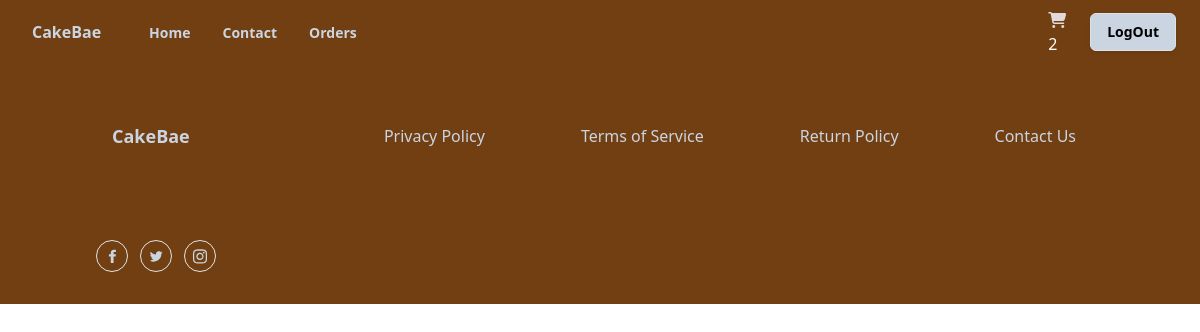
Before: /orders/summary/ (signed in) with the older database file.
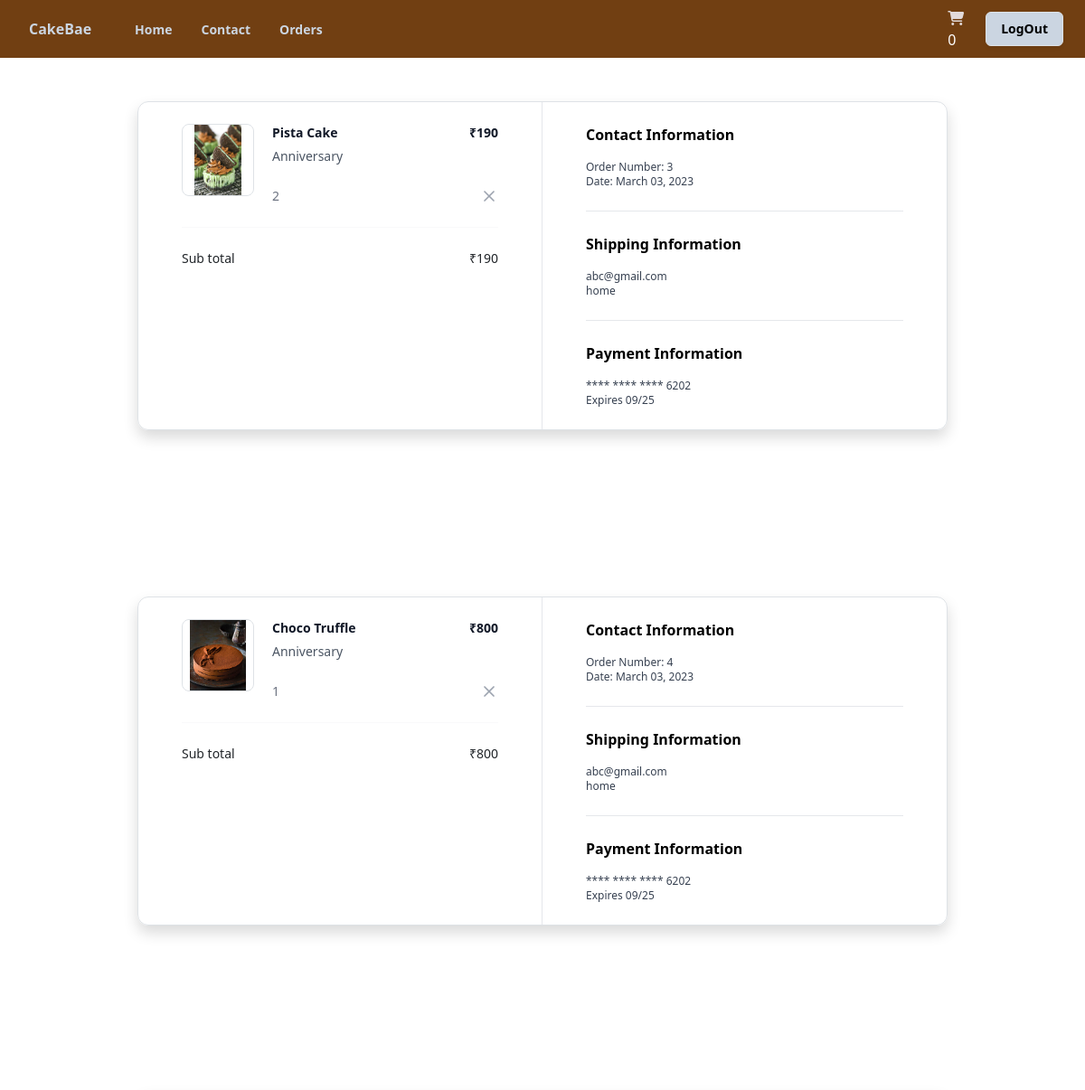
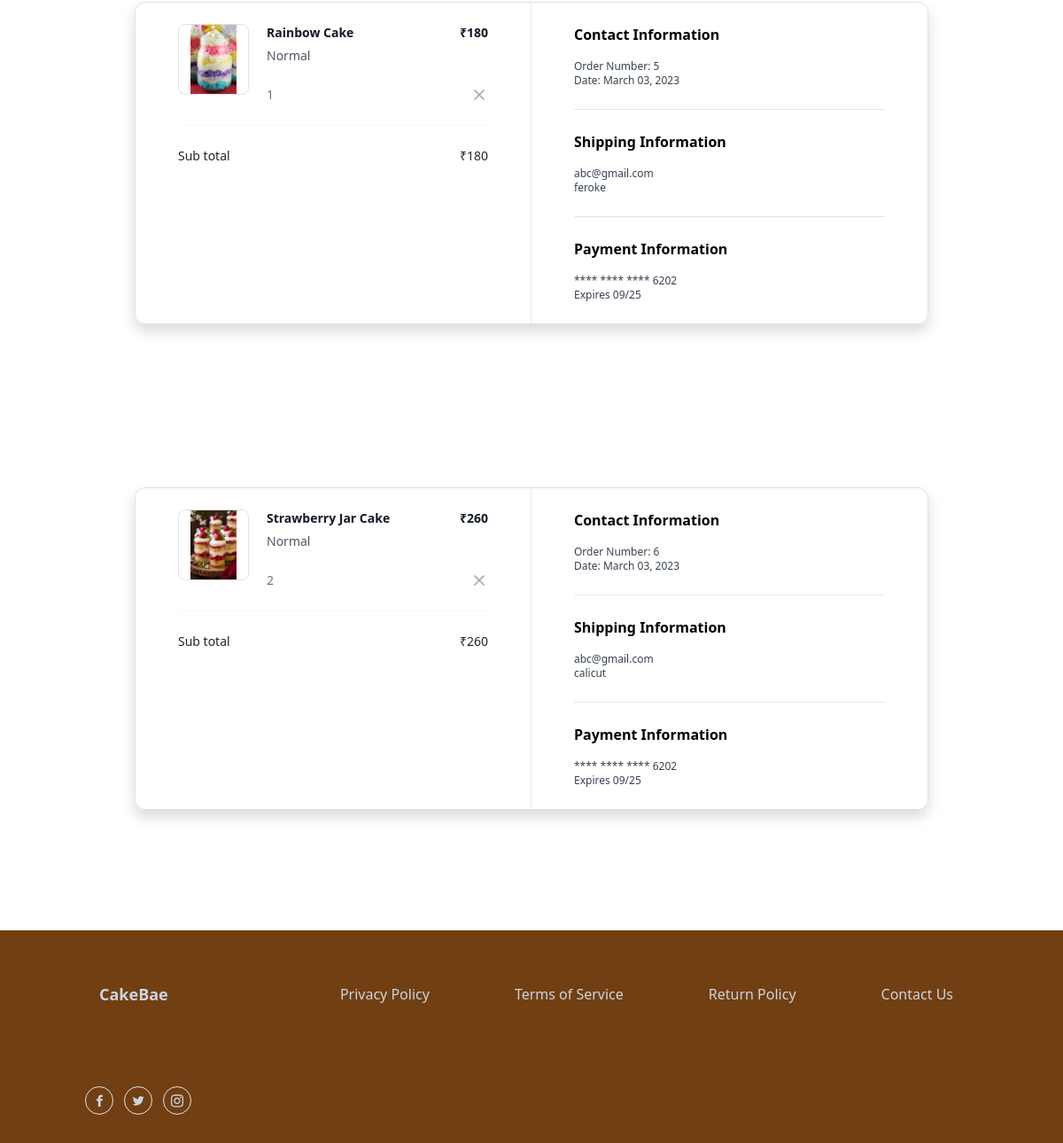
After: the same page with the newer database file (2 pictures, top to bottom).
### shop/models.py (models this page shows, shortened)
class OrderItems(models.Model):
    order_object=models.ForeignKey(Order,on_delete=models.CASCADE,related_name="purchaseitems")
    basket_item_object=models.ForeignKey(BasketItem,on_delete=models.CASCADE)

class BasketItem(models.Model):
    cake_varient_object=models.ForeignKey(CakeVarient,on_delete=models.CASCADE,related_name="cakevarient")
    qty=models.PositiveIntegerField(default=1)
    basket_object=models.ForeignKey(Basket,on_delete=models.CASCADE,related_name="cartitem")
    occasion_object=models.ForeignKey(Occasion,on_delete=models.CASCADE,null=True)
    is_order_placed=models.BooleanField(default=False)
    created_date=models.DateTimeField(auto_now_add=True)
    updated_date=models.DateTimeField(auto_now=True)
    is_active=models.BooleanField(default=True)
    @property
    def item_total(self):
        return self.qty*self.cake_varient_object.price

class CakeVarient(models.Model):
    cake_object=models.ForeignKey(Cake,on_delete=models.CASCADE,related_name='cakeitem')
    flavour_object=models.ForeignKey(Flavour,on_delete=models.CASCADE,)
    category_object=models.ForeignKey(Category,on_delete=models.CASCADE,name="cakecategory")
    image=models.ImageField(upload_to="cake_images",default="default.jpg",null=True,blank=True)
    shape_options=(
        ("Round","Round"),
        ("Square","Square"),
        ("Rectangle","Rectangle"),
        ("Heart","Heart"),
        ("Custom","Custom"),
   )
    shape=models.CharField(max_length=150,choices=shape_options,default="custom")
    weight_options=(
        ("250gm","250gm"),
        ("500gm","500gm"),
        ("1kg","1kg"),
        ("2kg","2kg"),
        ("Custom","Custom"),
    )
    weight=models.CharField(max_length=150,choices=weight_options,default="500")
    price=models.PositiveIntegerField()
    created_date=models.DateTimeField(auto_now_add=True)
    updated_date=models.DateTimeField(auto_now=True)
    is_active=models.BooleanField(default=True)

class Cake(models.Model):
    name=models.CharField(max_length=150,unique=True)
    occasion_object=models.ManyToManyField(Occasion)
    created_date=models.DateTimeField(auto_now_add=True)
    updated_date=models.DateTimeField(auto_now=True)
    is_active=models.BooleanField(default=True)

class Occasion(models.Model):
    occasion_name=models.CharField(max_length=150,unique=True)
    created_date=models.DateTimeField(auto_now_add=True)
    updated_date=models.DateTimeField(auto_now=True)
    is_active=models.BooleanField(default=True)

class Order(models.Model):
    user_object=models.ForeignKey(User,on_delete=models.CASCADE,related_name="purchase")
    first_name=models.CharField(max_length=200)
    last_name=models.CharField(max_length=200)
    email=models.CharField(max_length=200,null=True)
    phone_number=models.CharField(max_length=12)
    pincode=models.CharField(max_length=6,default=False)
    delivery_address=models.CharField(max_length=200)
    is_paid=models.BooleanField(default=False)
    order_id=models.CharField(max_length=200,null=True)
    options=(
        ("cod","cod"),
        ("online","online")
    )
    payment=models.CharField(max_length=200,choices=options,default="cod")
    option=(
        ("order-placed","order-placed"),
        ("intransit","intransit"),
        ("dispatched","dispatched"),
        ("delivered","delivered"),
        ("cancelled","cancelled")
    )
    status=models.CharField(max_length=200,choices=option,default="order-placed")
    @property
    def get_order_items(self):
        return self.purchaseitems.all()
    @property
    def get_order_total(self):
        purchase_items=self.get_order_items
        order_total=0
        if purchase_items:
            order_total=sum([pi.basket_item_object.item_total for pi in purchase_items])
        return order_total

### shop/views.py (the view)
# urls.py: path("orders/summary/",views.OrderSummaryView.as_view(),name="order-summary"),
@method_decorator([signin_required,never_cache],name="dispatch")
class OrderSummaryView(View):
        def get(self,request,*args,**kwargs):
            qs=Order.objects.filter(user_object=request.user).exclude(status="cancelled")
            return  render(request,"order_summary.html",{"data":qs})

### shop/context_processors.py (called while the page is built)
def basket_count(request):
    if request.user.is_authenticated:
        count=request.user.cart.cart_item_count
        return {"cart_count":count}
    else:
        return {"cart_count":0}

### shop/models.py (called while the page is built)
    @property
    def cart_items(self):
        return self.cartitem.filter(is_order_placed=False)

    @property
    def cart_item_count(self):
        return self.cart_items.count()

### shop/templates/order_summary.html (shortened to what the changed rows need)
{%extends 'base.html'%}
{%block main_block%}
{%for o in data%}
    {%if o.get_order_items%}
<div class="container-fluid" style="min-height: 500px;">
    <div class="mx-auto my-4 max-w-4xl md:my-6 mt-5" >
      <div class="overflow-hidden rounded-xl border border-gray-100 shadow">
        <div class="grid grid-cols-1 md:grid-cols-2">
          <div class="px-5 py-6 md:border-r md:border-r-gray-200 md:px-8">
            <div class="flow-root">
              <ul class="-my-7 divide-y divide-gray-200">
                  {%for oi in o.get_order_items%}
                  <li class="flex items-stretch justify-between space-x-5 py-7">
                      <div class="flex flex-1 items-stretch">
                        <div class="flex-shrink-0">
                          <img
                            class="h-20 w-20 rounded-lg border border-gray-200 object-contain"
                            src="{{oi.basket_item_object.cake_varient_object.image.url}}"
                            alt="https://static.nike.com/a/images/c_limit,w_592,f_auto/t_product_v1/54a510de-a406-41b2-8d62-7f8c587c9a7e/air-force-1-07-lv8-shoes-9KwrSk.png"
                          />
                        </div>
                        <div class="ml-5 flex flex-col justify-between">
                          <div class="flex-1">
                            <p class="text-sm font-bold text-gray-900">
                              {{oi.basket_item_object.cake_varient_object.cake_object.name}}
                            </p>
                            <p class="mt-1.5 text-sm font-medium text-gray-600">
                              {{oi.basket_item_object.occasion_object.occasion_name}}
                            </p>
                          </div>
                          <p class="mt-4 text-sm font-medium text-gray-500">{{oi.basket_item_object.qty}}</p>
                        </div>
                      </div>
                      <div class="ml-auto flex flex-col items-end justify-between">
                        <p class="text-right text-sm font-bold text-gray-900">
                          ₹{{oi.basket_item_object.item_total}}
                        </p>
                        <a href="{% url 'order-item-remove' oi.id %}"
                          type="button"
                          class="-m-2 inline-flex rounded p-2 text-gray-400 transition-all duration-200 hover:text-gray-900 focus:outline-none focus:ring-2 focus:ring-gray-900 focus:ring-offset-2"
                        >
                          <svg
                            xmlns="http://www.w3.org/2000/svg"
                            width="24"
                            height="24"
                            viewBox="0 0 24 24"
                            fill="none"
                            stroke="currentColor"
                            stroke-width="2"
                            stroke-linecap="round"
                            stroke-linejoin="round"
                            class="h-5 w-5"
                          >
                            <line x1="18" y1="6" x2="6" y2="18"></line>
                            <line x1="6" y1="6" x2="18" y2="18"></line>
                          </svg>
                      </a >
                      </div>
                    </li>
                  {%endfor%}
              </ul>
              <hr class="mt-6 border-gray-200" />
              <ul class="mt-6 space-y-3">
                <li class="flex items-center justify-between">
                  <p class="text-sm font-medium">Sub total</p>
                  <p class="text-sm font-medium">₹{{o.get_order_total}}</p>
                </li>
              </ul>
            </div>
          </div>
          <div class="px-5 py-6 md:px-8">
            <div class="flow-root">
              <div class="-my-6 divide-y divide-gray-200">
                <div class="py-6">
                  <h2 class="text-base font-bold text-black">
                    Contact Information
                  </h2>
                  <p class="fontmedium mt-3 text-xs text-gray-700">
                    Order Number: {{o.id}}
                  </p>
                  <p class="text-xs font-medium text-gray-700">
                    Date: March 03, 2023
                  </p>
                </div>
                <div class="py-6">
                  <h2 class="mb-2 text-base font-bold text-black">
                    Shipping Information
                  </h2>
                  <p class="mt-3 text-xs font-medium text-gray-700">{{o.email}}</p>
                  <p class="text-xs font-medium text-gray-700">
                    {{o.delivery_address}}
                  </p>
                </div>
                <div class="py-6">
                  <h2 class="text-base font-bold text-black">
                    Payment Information
                  </h2>
                  <p class="mt-3 text-xs font-medium text-gray-700">
                    **** **** **** 6202
                  </p>
                  <p class="text-xs font-medium text-gray-700">Expires 09/25</p>
                </div>
              </div>
            </div>
          </div>
        </div>
      </div>
    </div>
    {%endif%}
</div>
{%endfor%}
{%endblock%}

Changed rows visible on the page:
added Order: get_order_total "190", id "3", email "abc@gmail.com", delivery_address "home"
added OrderItems: basket_item_object.cake_varient_object.image (picture), basket_item_object.cake_varient_object.cake_object.name "Pista Cake", basket_item_object.occasion_object.occasion_name "Anniversary", basket_item_object.qty "2", basket_item_object.item_total "190"
added Order: get_order_total "800", id "4", email "abc@gmail.com", delivery_address "home"
added OrderItems: basket_item_object.cake_varient_object.image (picture), basket_item_object.cake_varient_object.cake_object.name "Choco Truffle", basket_item_object.occasion_object.occasion_name "Anniversary", basket_item_object.qty "1", basket_item_object.item_total "800"
added Order: get_order_total "180", id "5", email "abc@gmail.com", delivery_address "feroke"
added OrderItems: basket_item_object.cake_varient_object.image (picture), basket_item_object.cake_varient_object.cake_object.name "Rainbow Cake", basket_item_object.occasion_object.occasion_name "Normal", basket_item_object.qty "1", basket_item_object.item_total "180"
added Order: get_order_total "260", id "6", email "abc@gmail.com", delivery_address "calicut"
added OrderItems: basket_item_object.cake_varient_object.image (picture), basket_item_object.cake_varient_object.cake_object.name "Strawberry Jar Cake", basket_item_object.occasion_object.occasion_name "Normal", basket_item_object.qty "2", basket_item_object.item_total "260"
Other visible differences:
{{ cart_count }}: "2" → "0"
